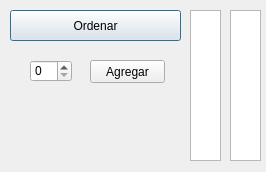
<?xml version="1.0" encoding="UTF-8"?>
<ui version="4.0">
 <class>OrdenarArreglo</class>
 <widget class="QDialog" name="OrdenarArreglo">
  <property name="geometry">
   <rect>
    <x>0</x>
    <y>0</y>
    <width>266</width>
    <height>172</height>
   </rect>
  </property>
  <property name="windowTitle">
   <string>Dialog</string>
  </property>
  <widget class="QPushButton" name="pushOrdenar">
   <property name="geometry">
    <rect>
     <x>10</x>
     <y>10</y>
     <width>171</width>
     <height>31</height>
    </rect>
   </property>
   <property name="text">
    <string>Ordenar</string>
   </property>
  </widget>
  <widget class="QListWidget" name="listWidget">
   <property name="geometry">
    <rect>
     <x>230</x>
     <y>10</y>
     <width>31</width>
     <height>151</height>
    </rect>
   </property>
  </widget>
  <widget class="QListWidget" name="listWidget_2">
   <property name="geometry">
    <rect>
     <x>190</x>
     <y>10</y>
     <width>31</width>
     <height>151</height>
    </rect>
   </property>
  </widget>
  <widget class="QPushButton" name="agregarArray">
   <property name="geometry">
    <rect>
     <x>90</x>
     <y>60</y>
     <width>75</width>
     <height>23</height>
    </rect>
   </property>
   <property name="text">
    <string>Agregar</string>
   </property>
  </widget>
  <widget class="QSpinBox" name="spinOrdenar">
   <property name="geometry">
    <rect>
     <x>30</x>
     <y>60</y>
     <width>42</width>
     <height>22</height>
    </rect>
   </property>
  </widget>
 </widget>
 <resources/>
 <connections/>
</ui>
